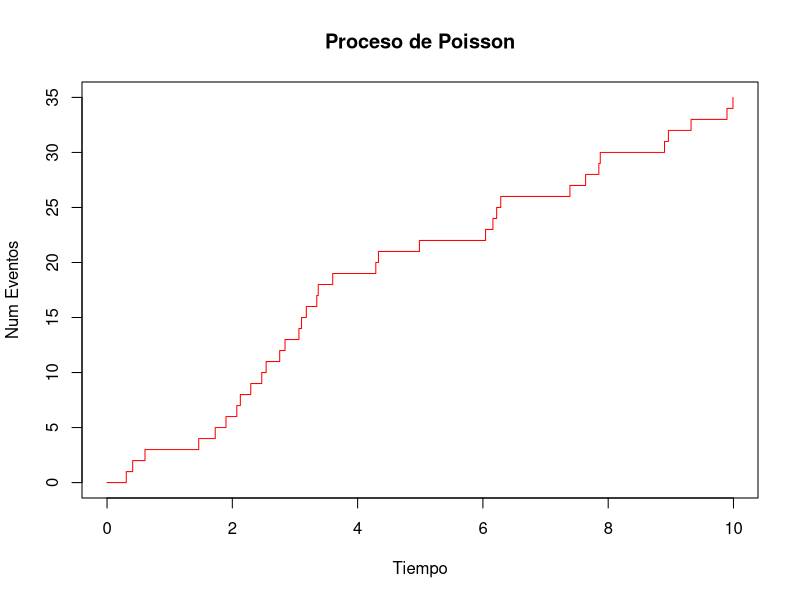
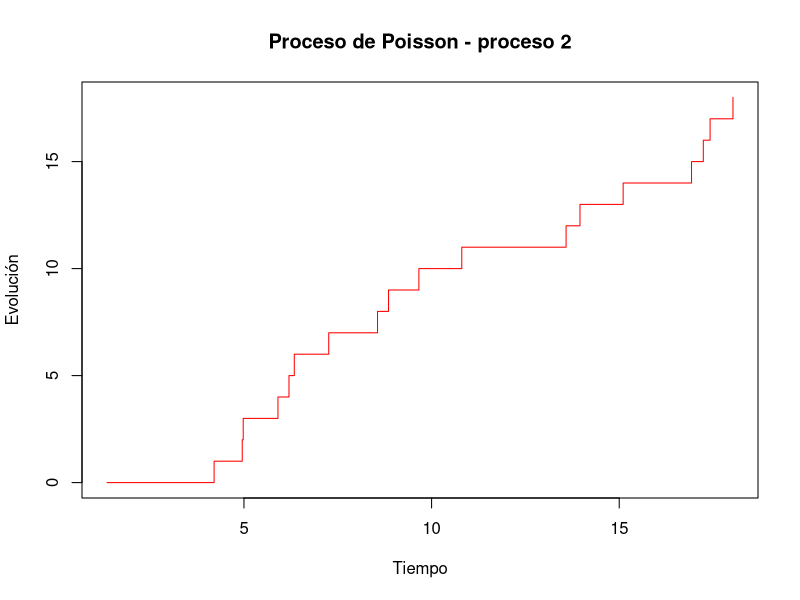
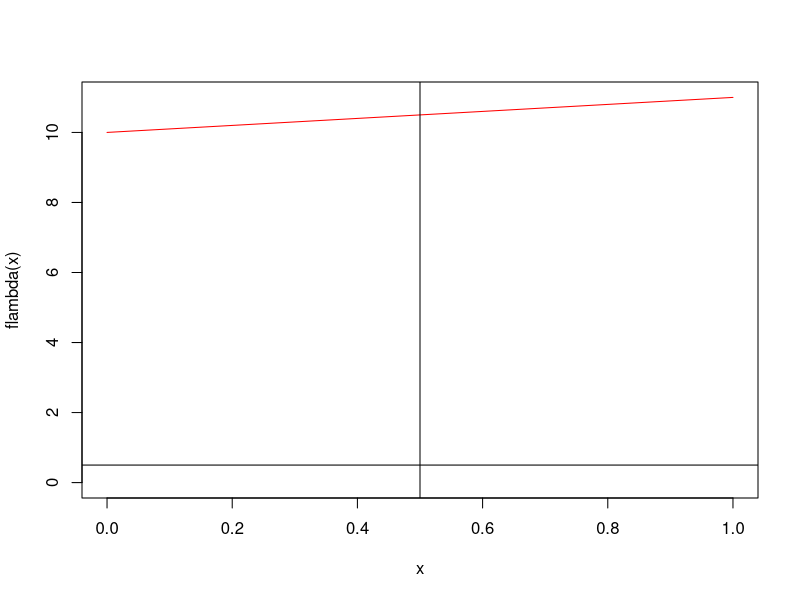
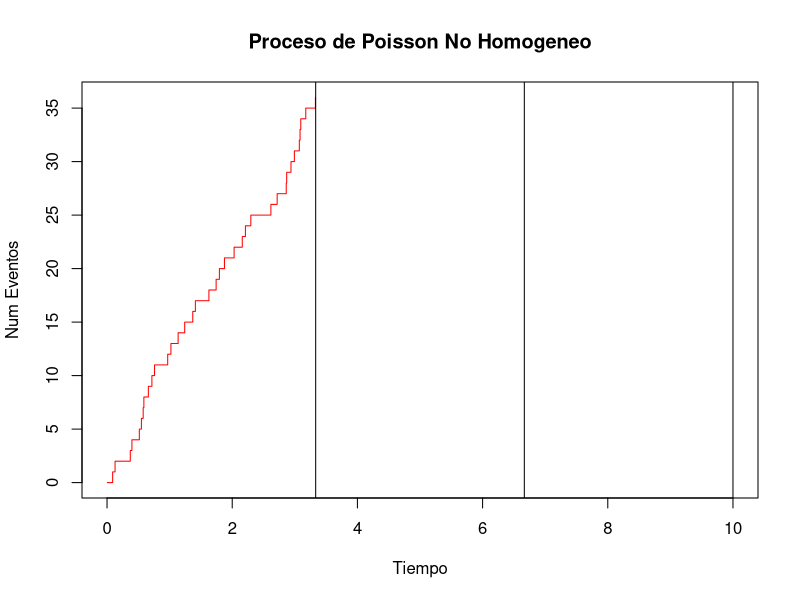

These charts were generated, in order, by the following R code:
# Proceso de Poisson Homogéneos
pph <- function(T, lambda){
  t <- 0
  I <- 0
  S <- c()
  while(t < T){
    I <- I + 1
    S[I] <- t
     t <- t + (-1/lambda)*log(runif(1))
  }
  return(S)
}
res <- pph(10, lambda= 3)
plot(res,0:(length(res)-1), type="s", main = "Proceso de Poisson", ylab = "Num Eventos", xlab = "Tiempo", col = "red")

# Esperanza Numero de arribos en el periodo T = 10
mean(sapply(1:1000, function(k){
  length(pph(10,lambda = 3))
}))

# Segunda alternativa
pph2 <- function(T, lambda){
  N <- rpois(1, lambda = T*lambda)
  t <- sort(N*runif(N))
  return(t)
}

# Grafico del proceso de Poisson
res <- pph2(10, lambda = 3)
plot(res, 0:(length(res)-1), type="s", main = "Proceso de Poisson - proceso 2", ylab = "Evolución", xlab = "Tiempo", col = "red")

# Procesos de Poisson NO Homogeneo
flambda <- function(s){
  return(10 + s)
}
x <- seq(0,1,by = 0.01)
plot(x, flambda(x), type = "l", col = "red", ylim=c(0,11))
abline(v=0.5)
abline(h=0.5)

ppnh <- function(T, n){ # n es el numero de particiones para el tiempo
  #T <- 10
  #n <- 3
  t <- I <- 0
  J <- 1
  S <- c()
  ti <- seq(0, T, length.out = (n+1))[-1] # Genera la particion y elimino el primer elemento que es 0.
  lambda_i <- flambda(ti)
  X <- (-1/lambda_i[J])*log(runif(1))
  while(J!= (n+1)){
    if((t + X > ti[J]) && (J == (n+1))){
      break
    } else if((t + X > ti[J]) && (J < (n+1))){
      X <- (X - ti[J] + t)*lambda_i[J]*lambda_i[J+1]
      t <- ti[J]
      J <- J + 1
    } else if(t + X <= ti[J]){
      t <- t + X 
       if (runif(1) <= flambda(t)/lambda_i[J]){
          I <- I + 1
          S[I] <- t
          X <- (-1/lambda_i[J])*log(runif(1))
        }
      } 
    }
  return(list(S= S, ti = ti))
}

res <- ppnh(10,3)
resS <- res$S
resti <- res$ti
plot(resS,0:(length(resS)-1), type="s", main = "Proceso de Poisson No Homogeneo", ylab = "Num Eventos", xlab = "Tiempo", col = "red", xlim=c(0,10))
for(i in(1:length(resti))){
  abline(v = resti[i])
}
